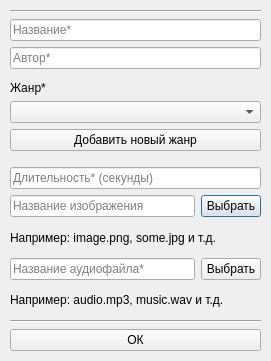
<?xml version="1.0" encoding="UTF-8"?>
<ui version="4.0">
 <class>Dialog</class>
 <widget class="QDialog" name="Dialog">
  <property name="geometry">
   <rect>
    <x>0</x>
    <y>0</y>
    <width>271</width>
    <height>361</height>
   </rect>
  </property>
  <property name="windowTitle">
   <string>Dialog</string>
  </property>
  <widget class="QWidget" name="gridLayoutWidget">
   <property name="geometry">
    <rect>
     <x>10</x>
     <y>10</y>
     <width>251</width>
     <height>341</height>
    </rect>
   </property>
   <layout class="QGridLayout" name="gridLayout">
    <item row="9" column="0">
     <widget class="QLineEdit" name="image_path_line">
      <property name="enabled">
       <bool>true</bool>
      </property>
      <property name="text">
       <string/>
      </property>
      <property name="placeholderText">
       <string>Название изображения</string>
      </property>
     </widget>
    </item>
    <item row="9" column="1">
     <widget class="QPushButton" name="ch_image_path_button">
      <property name="maximumSize">
       <size>
        <width>60</width>
        <height>16777215</height>
       </size>
      </property>
      <property name="text">
       <string>Выбрать</string>
      </property>
     </widget>
    </item>
    <item row="7" column="0" colspan="2">
     <spacer name="verticalSpacer">
      <property name="orientation">
       <enum>Qt::Vertical</enum>
      </property>
      <property name="sizeType">
       <enum>QSizePolicy::Maximum</enum>
      </property>
      <property name="sizeHint" stdset="0">
       <size>
        <width>20</width>
        <height>10</height>
       </size>
      </property>
     </spacer>
    </item>
    <item row="13" column="0" colspan="2">
     <widget class="QLabel" name="label_2">
      <property name="text">
       <string>Например: audio.mp3, music.wav и т.д.</string>
      </property>
     </widget>
    </item>
    <item row="4" column="0" colspan="2">
     <widget class="QLabel" name="label">
      <property name="maximumSize">
       <size>
        <width>16777215</width>
        <height>20</height>
       </size>
      </property>
      <property name="text">
       <string>Жанр*</string>
      </property>
      <property name="alignment">
       <set>Qt::AlignBottom|Qt::AlignLeading|Qt::AlignLeft</set>
      </property>
     </widget>
    </item>
    <item row="2" column="0" colspan="2">
     <widget class="QLineEdit" name="author_line">
      <property name="placeholderText">
       <string>Автор*</string>
      </property>
     </widget>
    </item>
    <item row="15" column="0" colspan="2">
     <widget class="QPushButton" name="ok_button">
      <property name="text">
       <string>ОК</string>
      </property>
     </widget>
    </item>
    <item row="14" column="0" colspan="2">
     <widget class="Line" name="line">
      <property name="orientation">
       <enum>Qt::Horizontal</enum>
      </property>
     </widget>
    </item>
    <item row="10" column="0" colspan="2">
     <widget class="QLabel" name="label_3">
      <property name="text">
       <string>Например: image.png, some.jpg и т.д.</string>
      </property>
     </widget>
    </item>
    <item row="6" column="0" colspan="2">
     <widget class="QPushButton" name="add_genre_button">
      <property name="text">
       <string>Добавить новый жанр</string>
      </property>
     </widget>
    </item>
    <item row="8" column="0" colspan="2">
     <widget class="QLineEdit" name="duration_line">
      <property name="placeholderText">
       <string>Длительность* (секунды)</string>
      </property>
     </widget>
    </item>
    <item row="0" column="0" colspan="2">
     <widget class="Line" name="line_2">
      <property name="orientation">
       <enum>Qt::Horizontal</enum>
      </property>
     </widget>
    </item>
    <item row="12" column="1">
     <widget class="QPushButton" name="ch_audio_path_button">
      <property name="maximumSize">
       <size>
        <width>60</width>
        <height>16777215</height>
       </size>
      </property>
      <property name="text">
       <string>Выбрать</string>
      </property>
     </widget>
    </item>
    <item row="5" column="0" colspan="2">
     <widget class="QComboBox" name="genre_box"/>
    </item>
    <item row="1" column="0" colspan="2">
     <widget class="QLineEdit" name="title_line">
      <property name="placeholderText">
       <string>Название*</string>
      </property>
     </widget>
    </item>
    <item row="12" column="0">
     <widget class="QLineEdit" name="audio_path_line">
      <property name="enabled">
       <bool>true</bool>
      </property>
      <property name="placeholderText">
       <string>Название аудиофайла*</string>
      </property>
     </widget>
    </item>
   </layout>
  </widget>
 </widget>
 <resources/>
 <connections/>
</ui>
